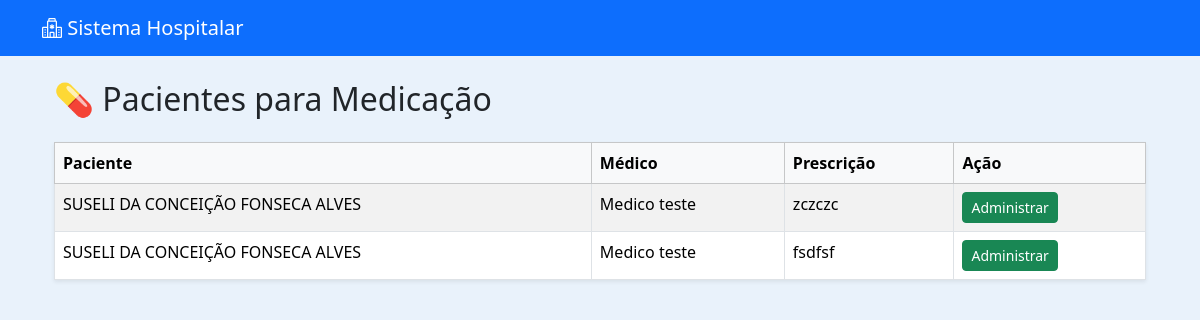
/tecnico/medicacao/ (signed in), run on an earlier commit of the app's database.
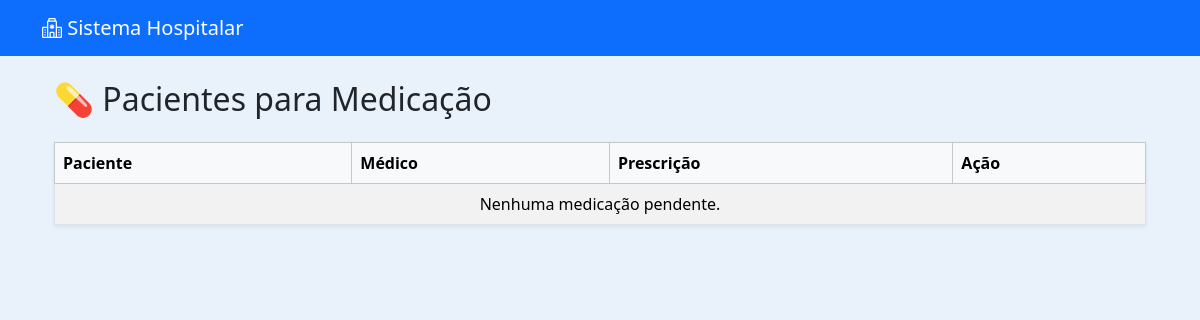
And on a later commit of the database.
### medico/models.py (models this page shows, shortened)
class Atendimento(models.Model):
    paciente = models.ForeignKey(
        Paciente,
        on_delete=models.CASCADE
    )
    medico = models.ForeignKey(
        Usuario,
        on_delete=models.SET_NULL,  # ⚠ Melhor que CASCADE
        null=True,
        related_name="atendimentos_realizados"
    )
    triagem = models.OneToOneField(
        Triagem,
        on_delete=models.CASCADE
    )
    diagnostico = models.TextField(blank=True, null=True)
    prescricao = models.TextField(blank=True, null=True)
    observacoes = models.TextField(blank=True, null=True)
    DECISAO_CHOICES = [
        ("dispensar", "Dispensar"),
        ("medicacao", "Medicação"),
        ("internacao", "Internação"),
        ("exames", "Exames"),
    ]
    decisao = models.CharField(
        max_length=20,
        choices=DECISAO_CHOICES,
        blank=True,
        null=True
    )
    medicacao_aplicada = models.BooleanField(default=False)
    tecnico_aplicou = models.ForeignKey(
        Usuario,
        on_delete=models.SET_NULL,
        null=True,
        blank=True,
        related_name="medicacoes_aplicadas"
    )
    horario_medicacao = models.DateTimeField(
        null=True,
        blank=True
    )
    data_atendimento = models.DateTimeField(auto_now_add=True)
    finalizado = models.BooleanField(default=False)

### pacientes/models.py (models this page shows, shortened)
class Paciente(models.Model):
    nome = models.CharField(max_length=100)
    nome_social = models.CharField(max_length=100, blank=True, null=True)
    nome_mae = models.CharField(max_length=100)
    nome_pai = models.CharField(max_length=100, blank=True, null=True)
    cpf = models.CharField(
        max_length=14,
        unique=True,
        validators=[
            RegexValidator(
                r'^\d{3}\.\d{3}\.\d{3}-\d{2}$',
                'CPF inválido! Use XXX.XXX.XXX-XX'
            )
        ]
    )
    data_nascimento = models.DateField()
    SEXO_BIOLOGICO_CHOICES = [
        ('M', 'Masculino'),
        ('F', 'Feminino'),
        ('I', 'Intersexo'),
    ]
    sexo_biologico = models.CharField(max_length=1, choices=SEXO_BIOLOGICO_CHOICES)
    identidade_genero = models.CharField(max_length=50)
    orientacao_sexual = models.CharField(max_length=50)
    NACIONALIDADE_CHOICES = [
        ('BRASILEIRA', 'Brasileira'),
        ('ARGENTINA', 'Argentina'),
        ('BOLIVIANA', 'Boliviana'),
        ('CHILENA', 'Chilena'),
        ('COLOMBIANA', 'Colombiana'),
        ('PARAGUAIA', 'Paraguaia'),
        ('PERUANA', 'Peruana'),
        ('URUGUAIA', 'Uruguaia'),
        ('VENEZUELANA', 'Venezuelana'),
        ('OUTRA', 'Outra'),
    ]
    nacionalidade = models.CharField(
        max_length=20,
        choices=NACIONALIDADE_CHOICES,
        default='BRASILEIRA'
    )
    naturalidade = models.CharField(max_length=100)
    RACA_COR_CHOICES = [
        ('BRANCA', 'Branca'),
        ('PRETA', 'Preta'),
        ('PARDA', 'Parda'),
        ('AMARELA', 'Amarela'),
        ('INDIGENA', 'Indígena'),
    ]
    raca_cor = models.CharField(max_length=10, choices=RACA_COR_CHOICES)
    ESTADO_CIVIL_CHOICES = [
        ('SOLTEIRO', 'Solteiro(a)'),
        ('CASADO', 'Casado(a)'),
        ('DIVORCIADO', 'Divorciado(a)'),
        ('VIUVO', 'Viúvo(a)'),
        ('UNIAO_ESTAVEL', 'União Estável'),
    ]
    estado_civil = models.CharField(max_length=20, choices=ESTADO_CIVIL_CHOICES)
    ESCOLARIDADE_CHOICES = [
        ('SEM_INSTRUCAO', 'Sem instrução'),
        ('FUNDAMENTAL_INCOMPLETO', 'Fundamental incompleto'),
        ('FUNDAMENTAL_COMPLETO', 'Fundamental completo'),
        ('MEDIO_INCOMPLETO', 'Médio incompleto'),
        ('MEDIO_COMPLETO', 'Médio completo'),
        ('SUPERIOR_INCOMPLETO', 'Superior incompleto'),
        ('SUPERIOR_COMPLETO', 'Superior completo'),
        ('POS_GRADUACAO', 'Pós-graduação'),
        ('MESTRADO', 'Mestrado'),
        ('DOUTORADO', 'Doutorado'),
    ]
    escolaridade = models.CharField(max_length=30, choices=ESCOLARIDADE_CHOICES)
    profissao = models.CharField(max_length=50)
    rg = models.CharField(max_length=20)
    orgao_emissor = models.CharField(max_length=10)
    UF_CHOICES = [
        ('AC','AC'), ('AL','AL'), ('AP','AP'), ('AM','AM'),
        ('BA','BA'), ('CE','CE'), ('DF','DF'), ('ES','ES'),
        ('GO','GO'), ('MA','MA'), ('MT','MT'), ('MS','MS'),
        ('MG','MG'), ('PA','PA'), ('PB','PB'), ('PR','PR'),
        ('PE','PE'), ('PI','PI'), ('RJ','RJ'), ('RN','RN'),
        ('RS','RS'), ('RO','RO'), ('RR','RR'), ('SC','SC'),
        ('SP','SP'), ('SE','SE'), ('TO','TO'),
    ]
    uf_rg = models.CharField(max_length=2, choices=UF_CHOICES)
    cep = models.CharField(
        max_length=9,
        validators=[
            RegexValidator(
                r'^\d{5}-\d{3}$',
                'CEP inválido! Use XXXXX-XXX'
            )
        ]
    )
    endereco = models.CharField(max_length=100)
    numero = models.CharField(max_length=10)
    complemento = models.CharField(max_length=50, blank=True, null=True)
    bairro = models.CharField(max_length=50)
    municipio = models.CharField(max_length=50)
    uf = models.CharField(max_length=2, choices=UF_CHOICES)
    ZONA_CHOICES = [
        ('URBANA', 'Urbana'),
        ('RURAL', 'Rural'),
    ]
    zona = models.CharField(max_length=6, choices=ZONA_CHOICES)
    telefone_fixo = models.CharField(
        max_length=15,
        blank=True,
        null=True,
        validators=[
            RegexValidator(
                r'^\(\d{2}\)\s\d{4}-\d{4}$',
                'Telefone inválido! Use (XX) XXXX-XXXX'
            )
        ]
    )
    celular = models.CharField(
        max_length=15,
        validators=[
            RegexValidator(
                r'^\(\d{2}\)\s\d{5}-\d{4}$',
                'Celular inválido! Use (XX) XXXXX-XXXX'
            )
        ]
    )
    whatsapp = models.BooleanField(default=False)
    email = models.EmailField(blank=True, null=True)
    cartao_sus = models.CharField(max_length=18, blank=True, null=True)
    criado_por = models.ForeignKey(
        User,
        on_delete=models.SET_NULL,
        null=True,
        blank=True,
        related_name='pacientes_criados'
    )
    data_criacao = models.DateTimeField(default=timezone.now, editable=False)
    data_atualizacao = models.DateTimeField(auto_now=True)

### usuarios/models.py (models this page shows, shortened)
class Usuario(AbstractUser):
    PERFIL_CHOICES = [
        ('administrador', 'Administrador'),
        ('medico', 'Médico'),
        ('enfermeiro', 'Enfermeiro'),
        ('tecnico', 'Técnico'),
        ('recepcao', 'Recepção'),
    ]
    perfil = models.CharField(max_length=20, choices=PERFIL_CHOICES, default='recepcao')
    cpf = models.CharField("CPF", max_length=14, unique=True, blank=True, null=True)
    data_nascimento = models.DateField("Data de Nascimento", blank=True, null=True)
    telefone = models.CharField("Telefone", max_length=20, blank=True, null=True)
    endereco = models.CharField("Endereço", max_length=255, blank=True, null=True)
    cidade = models.CharField("Cidade", max_length=100, blank=True, null=True)
    estado = models.CharField("Estado", max_length=50, blank=True, null=True)
    cep = models.CharField("CEP", max_length=10, blank=True, null=True)
    crm = models.CharField("CRM", max_length=20, blank=True, null=True)
    coren = models.CharField("COREN", max_length=20, blank=True, null=True)

### tecnico/views.py (the view)
# urls.py: path('medicacao/', views.lista_medicacao, name='lista_medicacao'),
@login_required
def lista_medicacao(request):
    atendimentos = Atendimento.objects.filter(
        decisao="medicacao",
        medicacao_aplicada=False,
        finalizado=False
    )
    return render(request, "tecnico/lista_medicacao.html", {
        "atendimentos": atendimentos
    })

### tecnico/templates/tecnico/lista_medicacao.html (shortened to what this page needs)
{% extends 'usuarios/base.html' %}
{% block content %}
<div class="container mt-4">
    <h2 class="mb-4">💊 Pacientes para Medicação</h2>
    <div id="tabela-medicacao">
        <table class="table table-striped table-bordered shadow-sm">
            <thead class="table-light">
                <tr>
                    <th>Paciente</th>
                    <th>Médico</th>
                    <th>Prescrição</th>
                    <th>Ação</th>
                </tr>
            </thead>
            <tbody>
                {% for atendimento in atendimentos %}
                <tr>
                    <td>{{ atendimento.paciente.nome }}</td>
                    <td>
                        {% if atendimento.medico.get_full_name %}
                            {{ atendimento.medico.get_full_name }}
                        {% else %}
                            {{ atendimento.medico.username }}
                        {% endif %}
                    </td>
                    <td>{{ atendimento.prescricao|default:"-" }}</td>
                    <td>
                        <a href="{% url 'administrar_medicacao' atendimento.id %}"
                           class="btn btn-success btn-sm">
                            Administrar
                        </a>
                    </td>
                </tr>
                {% empty %}
                <tr>
                    <td colspan="4" class="text-center">Nenhuma medicação pendente.</td>
                </tr>
                {% endfor %}
            </tbody>
        </table>
    </div>
</div>
{% endblock %}

What changed in the data, as far as the page shows it:
no longer on this page (row edited): Atendimento: paciente.nome "SUSELI DA CONCEIÇÃO FONSECA ALVES", medico.get_full_name "Medico teste", prescricao "zczczc"
no longer on this page (row edited): Atendimento: paciente.nome "SUSELI DA CONCEIÇÃO FONSECA ALVES", medico.get_full_name "Medico teste", prescricao "fsdfsf"
Also different on the page:
text now shown: "Nenhuma medicação pendente."
